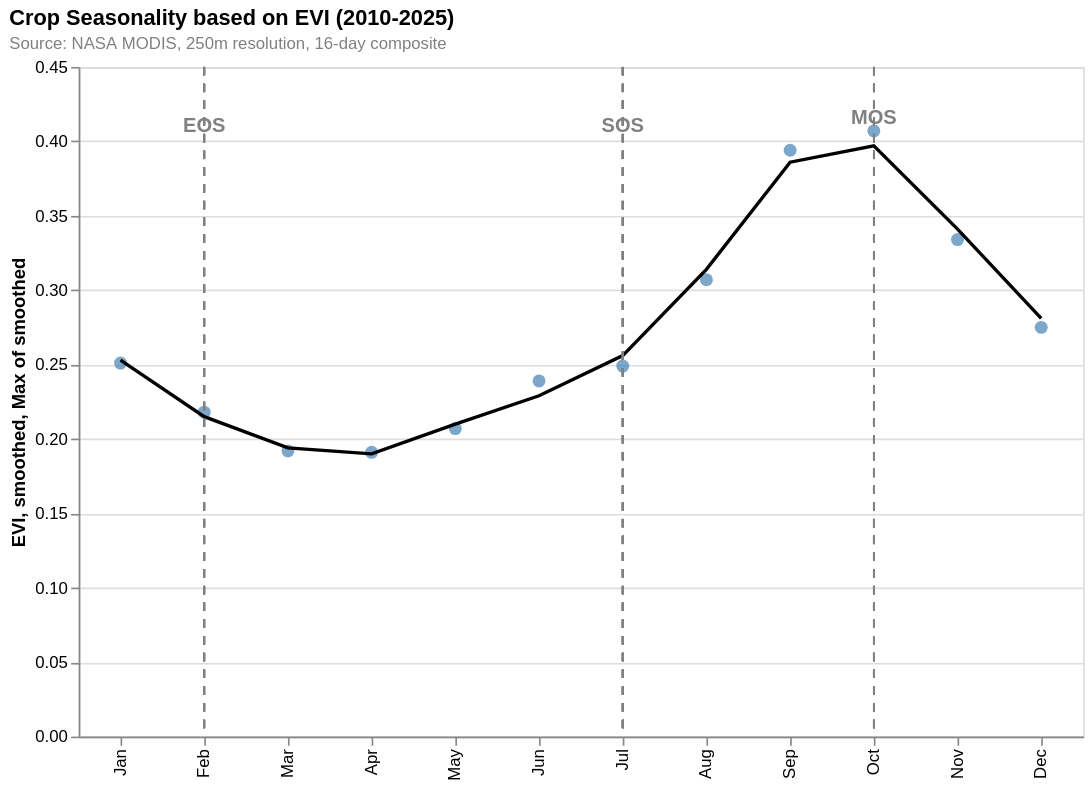

Source (notebook cell):
### Code cell
seasonality_data = (
    evi_adm0_df.assign(month=lambda df: df.index.month)
    .groupby("month")
    .agg(EVI=("EVI", "mean"))
    # add several next months in the next year
    .pipe(lambda df: pd.concat([df, df.iloc[:6]]))
    .assign(smoothed=lambda df: preprocess_series(df["EVI"]))
    .assign(
        sos=lambda df: extract_sos_mos_eos(df["smoothed"].values, df.index)[0],
        mos=lambda df: extract_sos_mos_eos(df["smoothed"].values, df.index)[1],
        eos=lambda df: extract_sos_mos_eos(df["smoothed"].values, df.index)[2],
    )
    .iloc[:12]
    .assign(
        eos=lambda df: df["eos"].apply(lambda x: x - 12 if x and x > 12 else x),
        smoothed=lambda df: df["smoothed"].round(3),
        EVI=lambda df: df["EVI"].round(3),
    )
    .reset_index()
)

base = alt.Chart(seasonality_data)

points = base.mark_circle(color="steelblue", size=60).encode(
    x=alt.X(
        "month:O",
        scale=alt.Scale(domain=list(range(1, 13))),
        axis=alt.Axis(
            labelExpr="['Jan','Feb','Mar','Apr','May','Jun','Jul','Aug','Sep','Oct','Nov','Dec'][datum.value-1]",
            title="",
        ),
    ),
    y=alt.Y("EVI:Q"),
    tooltip=["month:O", "EVI:Q"],
)

line = base.mark_line(color="black").encode(
    x="month:O", y=alt.Y("smoothed:Q"), tooltip=["month:O", "smoothed:Q"]
)

sos_line = (
    base.mark_rule(strokeDash=[5, 5], color="gray")
    .encode(x="sos:O")
    .transform_filter(alt.expr.isValid(alt.datum.sos))
)

sos_text = (
    base.mark_text(
        align="center",
        baseline="bottom",
        dy=-5,
        fontSize=12,
        fontWeight="bold",
        color="gray",
    )
    .encode(x="sos:O", y=alt.Y("max(smoothed):Q"), text=alt.value("SOS"))
    .transform_filter(alt.expr.isValid(alt.datum.sos))
)

mos_line = (
    base.mark_rule(strokeDash=[5, 5], color="gray")
    .encode(x="mos:O")
    .transform_filter(alt.expr.isValid(alt.datum.mos))
)

mos_text = (
    base.mark_text(
        align="center",
        baseline="bottom",
        dy=-10,
        fontSize=12,
        fontWeight="bold",
        color="gray",
    )
    .encode(x="mos:O", y=alt.Y("max(smoothed):Q"), text=alt.value("MOS"))
    .transform_filter(alt.expr.isValid(alt.datum.mos))
)

eos_line = (
    base.mark_rule(strokeDash=[5, 5], color="gray")
    .encode(x="eos:O", text=alt.value("EOS"))
    .transform_filter(alt.expr.isValid(alt.datum.eos))
)

eos_text = (
    base.mark_text(
        align="center",
        baseline="bottom",
        dy=-5,
        fontSize=12,
        fontWeight="bold",
        color="gray",
    )
    .encode(x="eos:O", y=alt.Y("max(smoothed):Q"), text=alt.value("EOS"))
    .transform_filter(alt.expr.isValid(alt.datum.eos))
)

chart = (
    (points + line + sos_line + sos_text + mos_line + mos_text + eos_line + eos_text)
    .properties(width=600, height=400)
    .configure_title(anchor="start", subtitleFontSize=10, subtitleColor="gray")
    .properties(
        title={
            "text": "Crop Seasonality based on EVI (2010-2025)",
            "subtitle": "Source: NASA MODIS, 250m resolution, 16-day composite",
        }
    )
)

chart

### Figure 1 — Vega-Lite specification as saved in the notebook (floating-point values rounded to 4 significant figures)
{"config": {"view": {"continuousWidth": 300, "continuousHeight": 300}, "title": {"anchor": "start", "subtitleColor": "gray", "subtitleFontSize": 10}}, "layer": [{"mark": {"type": "circle", "color": "steelblue", "size": 60}, "encoding": {"tooltip": [{"field": "month", "type": "ordinal"}, {"field": "EVI", "type": "quantitative"}], "x": {"axis": {"labelExpr": "['Jan','Feb','Mar','Apr','May','Jun','Jul','Aug','Sep','Oct','Nov','Dec'][datum.value-1]", "title": ""}, "field": "month", "scale": {"domain": [1, 2, 3, 4, 5, 6, 7, 8, 9, 10, 11, 12]}, "type": "ordinal"}, "y": {"field": "EVI", "type": "quantitative"}}}, {"mark": {"type": "line", "color": "black"}, "encoding": {"tooltip": [{"field": "month", "type": "ordinal"}, {"field": "smoothed", "type": "quantitative"}], "x": {"field": "month", "type": "ordinal"}, "y": {"field": "smoothed", "type": "quantitative"}}}, {"mark": {"type": "rule", "color": "gray", "strokeDash": [5, 5]}, "encoding": {"x": {"field": "sos", "type": "ordinal"}}, "transform": [{"filter": "isValid(datum.sos)"}]}, {"mark": {"type": "text", "align": "center", "baseline": "bottom", "color": "gray", "dy": -5, "fontSize": 12, "fontWeight": "bold"}, "encoding": {"text": {"value": "SOS"}, "x": {"field": "sos", "type": "ordinal"}, "y": {"aggregate": "max", "field": "smoothed", "type": "quantitative"}}, "transform": [{"filter": "isValid(datum.sos)"}]}, {"mark": {"type": "rule", "color": "gray", "strokeDash": [5, 5]}, "encoding": {"x": {"field": "mos", "type": "ordinal"}}, "transform": [{"filter": "isValid(datum.mos)"}]}, {"mark": {"type": "text", "align": "center", "baseline": "bottom", "color": "gray", "dy": -10, "fontSize": 12, "fontWeight": "bold"}, "encoding": {"text": {"value": "MOS"}, "x": {"field": "mos", "type": "ordinal"}, "y": {"aggregate": "max", "field": "smoothed", "type": "quantitative"}}, "transform": [{"filter": "isValid(datum.mos)"}]}, {"mark": {"type": "rule", "color": "gray", "strokeDash": [5, 5]}, "encoding": {"text": {"value": "EOS"}, "x": {"field": "eos", "type": "ordinal"}}, "transform": [{"filter": "isValid(datum.eos)"}]}, {"mark": {"type": "text", "align": "center", "baseline": "bottom", "color": "gray", "dy": -5, "fontSize": 12, "fontWeight": "bold"}, "encoding": {"text": {"value": "EOS"}, "x": {"field": "eos", "type": "ordinal"}, "y": {"aggregate": "max", "field": "smoothed", "type": "quantitative"}}, "transform": [{"filter": "isValid(datum.eos)"}]}], "data": {"name": "data-4ac6d69e4b9ce5c11e633ba0015e4454"}, "height": 400, "title": {"text": "Crop Seasonality based on EVI (2010-2025)", "subtitle": "Source: NASA MODIS, 250m resolution, 16-day composite"}, "width": 600, "$schema": "https://vega.github.io/schema/vega-lite/v6.1.0.json", "datasets": {"data-4ac6d69e4b9ce5c11e633ba0015e4454": [{"month": 1, "EVI": 0.251, "smoothed": 0.253, "sos": 7, "mos": 10, "eos": 2}, {"month": 2, "EVI": 0.218, "smoothed": 0.215, "sos": 7, "mos": 10, "eos": 2}, {"month": 3, "EVI": 0.192, "smoothed": 0.194, "sos": 7, "mos": 10, "eos": 2}, {"month": 4, "EVI": 0.191, "smoothed": 0.19, "sos": 7, "mos": 10, "eos": 2}, {"month": 5, "EVI": 0.207, "smoothed": 0.21, "sos": 7, "mos": 10, "eos": 2}, {"month": 6, "EVI": 0.239, "smoothed": 0.229, "sos": 7, "mos": 10, "eos": 2}, {"month": 7, "EVI": 0.249, "smoothed": 0.256, "sos": 7, "mos": 10, "eos": 2}, {"month": 8, "EVI": 0.307, "smoothed": 0.314, "sos": 7, "mos": 10, "eos": 2}, {"month": 9, "EVI": 0.394, "smoothed": 0.386, "sos": 7, "mos": 10, "eos": 2}, {"month": 10, "EVI": 0.407, "smoothed": 0.397, "sos": 7, "mos": 10, "eos": 2}, {"month": 11, "EVI": 0.334, "smoothed": 0.341, "sos": 7, "mos": 10, "eos": 2}, {"month": 12, "EVI": 0.275, "smoothed": 0.281, "sos": 7, "mos": 10, "eos": 2}]}}
